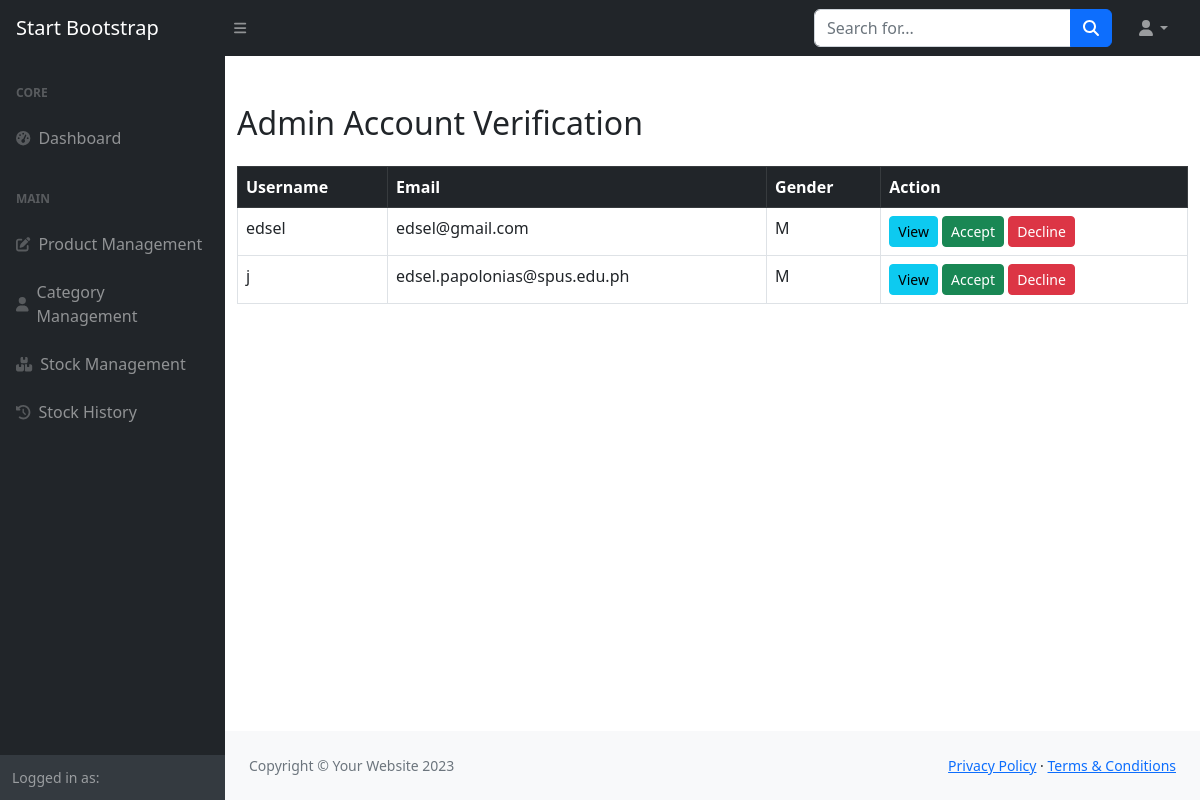
Page /inventory/admin_verification/ (signed in) on the earlier database version.
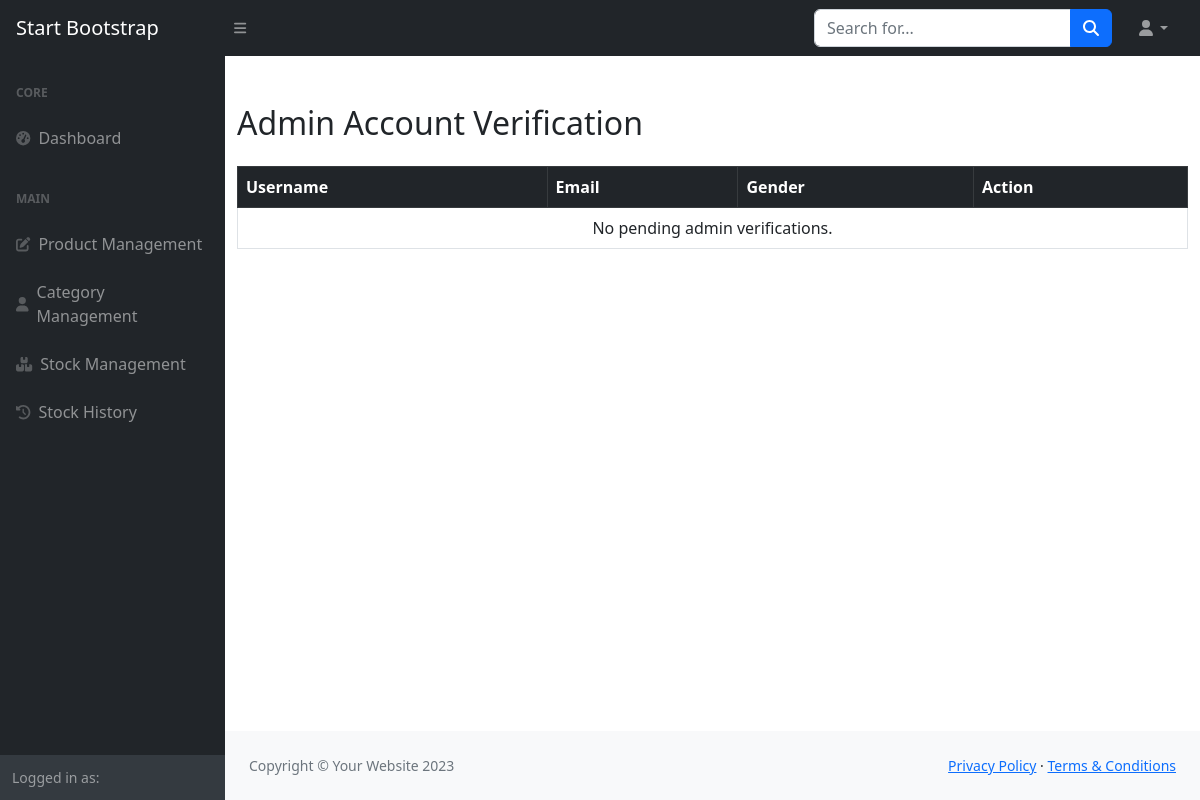
Same page on the later database version.
### inventory/models.py (models this page shows, shortened)
class UserProfile(models.Model):
    GENDER_CHOICES = (
        ('M', 'Male'),
        ('F', 'Female'),
        ('O', 'Other'),
    )
    ROLE_CHOICES = (
        ('Admin', 'Admin'),
        ('Regular', 'Regular User'),
    )
    user = models.OneToOneField(User, on_delete=models.CASCADE)
    gender = models.CharField(max_length=1, choices=GENDER_CHOICES)
    picture = models.ImageField(upload_to='profile_pics/', blank=True, null=True)
    role = models.CharField(max_length=10, choices=ROLE_CHOICES, default='Regular')
    is_verified = models.BooleanField(default=False)
    is_declined = models.BooleanField(default=False)

### inventory/views.py (the view)
# urls.py: path('admin_verification/', views.admin_verification, name='admin_verification'),
@login_required
@unverified_admin_or_superuser_required # Allows unverified admins and superusers
def admin_verification(request):
    if not hasattr(request.user, 'userprofile') and not request.user.is_superuser:
        return HttpResponseForbidden("Invalid user profile setup.")
    pending_admins = UserProfile.objects.filter(
        role='Admin',
        is_verified=False,
        is_declined=False  # <-- exclude declined admins
    ).exclude(user=request.user)
    return render(request, 'admin_verification.html', {'pending_admins': pending_admins})

### inventory/views.py (called while the page is built, shortened)
def unverified_admin_or_superuser_required(view_func):
    @wraps(view_func)
    def wrapper(request, *args, **kwargs):
        if request.user.is_authenticated and request.user.is_superuser:
            return view_func(request, *args, **kwargs)
    return wrapper

### templates/admin_verification.html (shortened to what this page needs)
{% include "partials/header.html" %}
<body class="sb-nav-fixed">
{% include "partials/navbar.html" %}
<div id="layoutSidenav">
    {% include "partials/sidebar.html" %}
    <div id="layoutSidenav_content">
        <main>
            {% block content %}
            <div class="container mt-5">
                <h2>Admin Account Verification</h2>
                <table class="table table-bordered mt-4">
                    <thead class="table-dark">
                        <tr>
                            <th>Username</th>
                            <th>Email</th>
                            <th>Gender</th>
                            <th>Action</th>
                        </tr>
                    </thead>
                    <tbody>
                        {% for profile in pending_admins %}
                        <tr id="row-{{ profile.id }}">
                            <td>{{ profile.user.username }}</td>
                            <td>{{ profile.user.email }}</td>
                            <td>{{ profile.gender }}</td>
                            <td>
                                <button class="btn btn-info btn-sm btn-view"
                                        data-bs-toggle="modal"
                                        data-bs-target="#viewAdminModal"
                                        data-username="{{ profile.user.username }}"
                                        data-firstname="{{ profile.user.first_name }}"
                                        data-lastname="{{ profile.user.last_name }}"
                                        data-email="{{ profile.user.email }}"
                                        data-gender="{{ profile.gender }}"
                                        data-picture="{% if profile.picture %}{{ profile.picture.url }}{% else %}/static/images/default-avatar.png{% endif %}">
                                    View
                                </button>
                                <button class="btn btn-success btn-sm btn-approve"
                                        data-id="{{ profile.id }}"
                                        data-url="{% url 'approve_admin' profile.id %}">Accept</button>
                                <button class="btn btn-danger btn-sm btn-decline"
                                        data-id="{{ profile.id }}"
                                        data-url="{% url 'decline_admin' profile.id %}">Decline</button>
                            </td>
                        </tr>
                        {% empty %}
                        <tr id="no-pending">
                            <td colspan="4" class="text-center">No pending admin verifications.</td>
                        </tr>
                        {% endfor %}
                    </tbody>
                </table>
            </div>
            {% endblock %}
        </main>
        {% include "partials/footer.html" %}
    </div>
</div>
</body>
</html>

Differences in the rows shown:
removed UserProfile: user.username "edsel", user.email "edsel@gmail.com", gender "M"
no longer on this page (row edited): UserProfile: user.username "j", user.email "edsel.papolonias@spus.edu.ph", gender "M"
Other differences:
text now shown: "No pending admin verifications."
